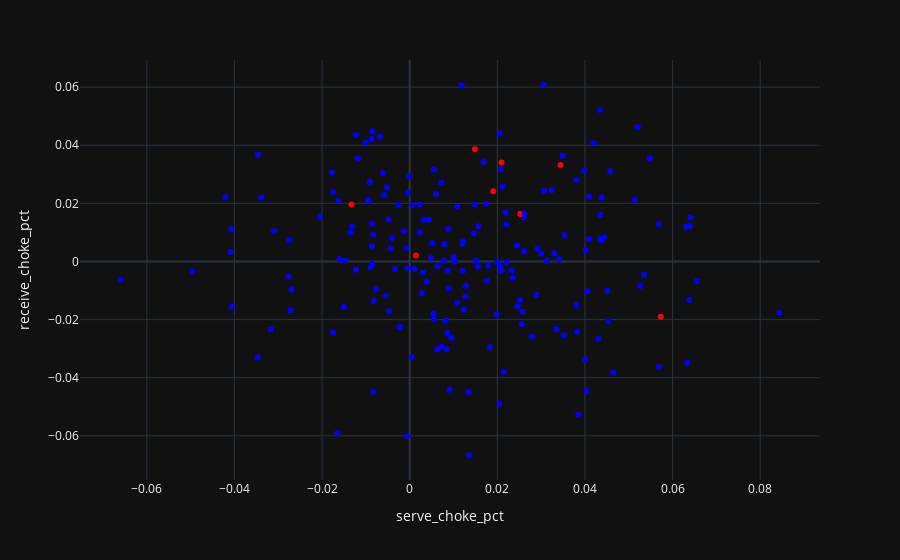

This figure's notebook cell:
### Code cell
fig = px.scatter(data_frame=df, x="serve_choke_pct", y="receive_choke_pct", hover_name='name')
inds = [66, 76, 152, 155, 157, 170, 172, 181]
fig.data[0].update(selectedpoints=inds,
                   selected=dict(marker=dict(color='red')),
                   unselected=dict(marker=dict(color='blue')))
fig.show()
pio.write_image(fig, "../plots/choking.png", engine="auto")

### Figure 1 — Plotly figure (JSON) as saved in the notebook; plotly's stock layout.template omitted (floating-point values rounded to 4 significant figures; data arrays with more than 128 entries replaced by an {"elided": "..."} marker saying what was removed)
{"data": [{"hovertemplate": "<b>%{hovertext}</b><br><br>serve_choke_pct=%{x}<br>receive_choke_pct=%{y}<extra></extra>", "hovertext": {"elided": "196 str values"}, "legendgroup": "", "marker": {"color": "#636efa", "symbol": "circle"}, "mode": "markers", "name": "", "orientation": "v", "selected": {"marker": {"color": "red"}}, "selectedpoints": [66, 76, 152, 155, 157, 170, 172, 181], "showlegend": false, "type": "scatter", "unselected": {"marker": {"color": "blue"}}, "x": {"elided": "196 float values"}, "xaxis": "x", "y": {"elided": "196 float values"}, "yaxis": "y"}], "layout": {"legend": {"tracegroupgap": 0}, "margin": {"t": 60}, "xaxis": {"anchor": "y", "domain": [0.0, 1.0], "title": {"text": "serve_choke_pct"}}, "yaxis": {"anchor": "x", "domain": [0.0, 1.0], "title": {"text": "receive_choke_pct"}}}}
